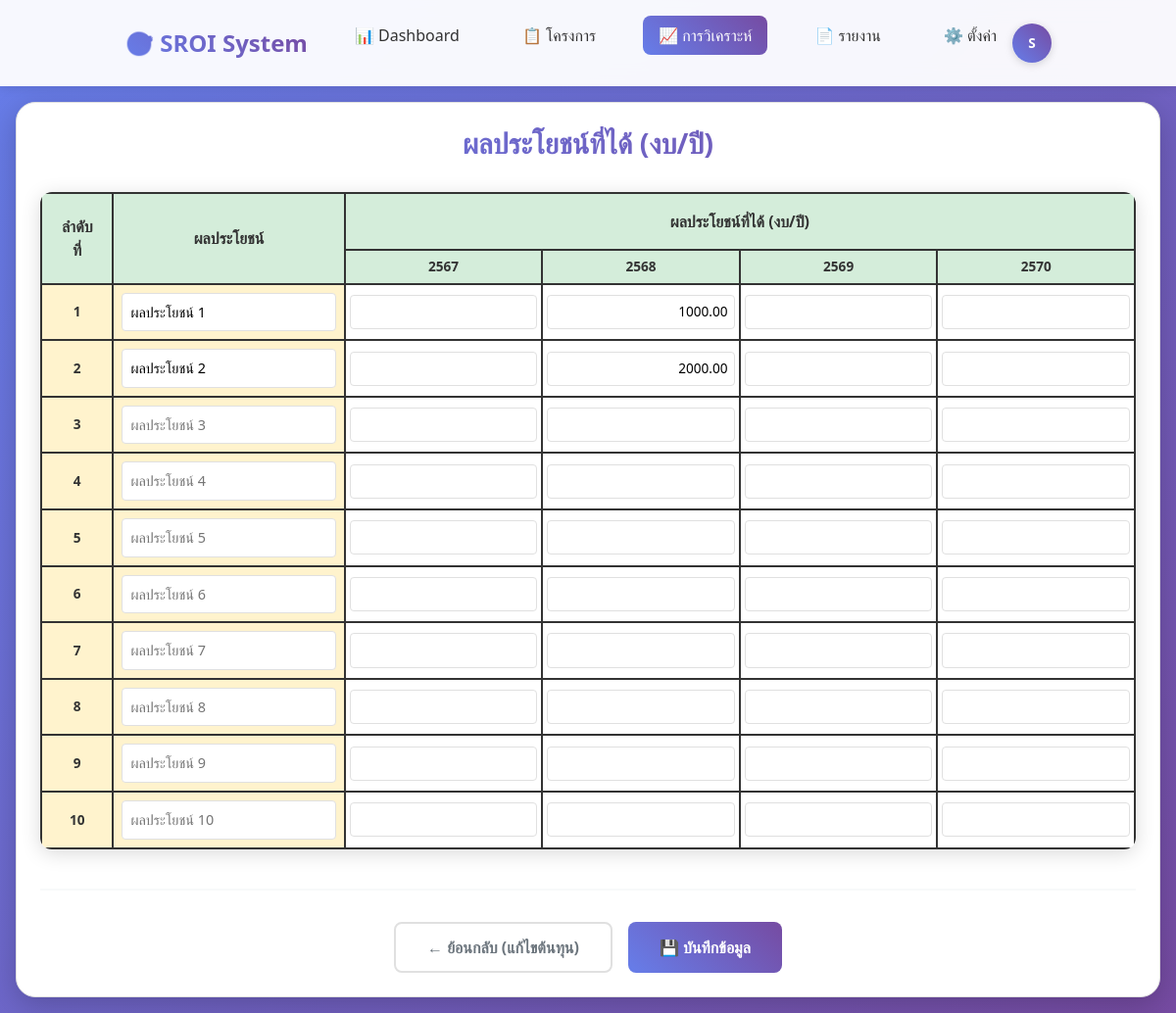
The app's page /impact_pathway/benefit.php?project_id=10 (signed in) with its own data.
### tables this page shows
CREATE TABLE `years` (
  `year_id` int(11) NOT NULL,
  `year_be` varchar(10) NOT NULL COMMENT 'ปี พ.ศ. เช่น 2567, 2568',
  `year_ad` int(11) NOT NULL COMMENT 'ปี ค.ศ. เช่น 2024, 2025',
  `year_display` varchar(50) NOT NULL COMMENT 'ชื่อปีที่แสดง เช่น 2567, 25xx',
  `year_description` varchar(200) DEFAULT NULL COMMENT 'รายละเอียดปี',
  `is_active` tinyint(1) DEFAULT 1 COMMENT 'สถานะการใช้งาน',
  `sort_order` int(11) DEFAULT 0 COMMENT 'ลำดับการแสดงผล',
  `created_at` timestamp NOT NULL DEFAULT current_timestamp(),
  `updated_at` timestamp NOT NULL DEFAULT current_timestamp() ON UPDATE current_timestamp()
);

CREATE TABLE `project_impact_ratios` (
  `id` int(11) NOT NULL,
  `project_id` int(11) NOT NULL,
  `benefit_number` int(11) NOT NULL,
  `attribution` decimal(5,2) DEFAULT 0.00,
  `deadweight` decimal(5,2) DEFAULT 0.00,
  `displacement` decimal(5,2) DEFAULT 0.00,
  `impact_ratio` decimal(5,4) DEFAULT 1.0000,
  `created_at` timestamp NOT NULL DEFAULT current_timestamp(),
  `updated_at` timestamp NOT NULL DEFAULT current_timestamp() ON UPDATE current_timestamp(),
  `benefit_detail` text DEFAULT NULL,
  `beneficiary` text DEFAULT NULL,
  `benefit_note` text DEFAULT NULL COMMENT 'จำนวนเงิน (บาท/ปี) หรือข้อความอธิบาย',
  `year` varchar(10) DEFAULT NULL COMMENT 'ปี พ.ศ. ของการประเมิน',
  `chain_sequence` int(11) DEFAULT 1
);

### impact_pathway/benefit.php (the view, shortened to what this page needs)
<?php
require_once '../config.php';
$project_id = isset($_GET['project_id']) ? intval($_GET['project_id']) : 0;
$available_years = [];
$years_query = "SELECT year_be, year_display FROM years WHERE is_active = 1 ORDER BY sort_order ASC";
$years_result = mysqli_query($conn, $years_query);
if ($years_result) {
    while ($year = mysqli_fetch_assoc($years_result)) {
        $available_years[] = $year;
    }
}
$existing_benefits = [];
$benefit_notes_by_year = [];
if ($project_id > 0) {
    $benefits_query = "SELECT benefit_number, benefit_detail, beneficiary, benefit_note, year FROM project_impact_ratios WHERE project_id = ? AND benefit_detail IS NOT NULL AND benefit_detail != '' ORDER BY benefit_number ASC";
    $benefits_stmt = mysqli_prepare($conn, $benefits_query);
    mysqli_stmt_bind_param($benefits_stmt, 'i', $project_id);
    mysqli_stmt_execute($benefits_stmt);
    $benefits_result = mysqli_stmt_get_result($benefits_stmt);
    while ($benefit_row = mysqli_fetch_assoc($benefits_result)) {
        $benefit_number = $benefit_row['benefit_number'];
        $year = $benefit_row['year'];
        if (!isset($existing_benefits[$benefit_number - 1])) {
            $existing_benefits[$benefit_number - 1] = [
                'detail' => $benefit_row['benefit_detail'],
                'beneficiary' => $benefit_row['beneficiary']
            ];
        }
        if (!isset($benefit_notes_by_year[$benefit_number])) {
            $benefit_notes_by_year[$benefit_number] = [];
        }
        $benefit_notes_by_year[$benefit_number][$year] = $benefit_row['benefit_note'];
    }
}
?>
<!DOCTYPE html>
<html lang="th">
<head>
    <link href="https://cdn.jsdelivr.net/npm/bootstrap@5.3.0/dist/css/bootstrap.min.css" rel="stylesheet">
    <link href="https://cdnjs.cloudflare.com/ajax/libs/font-awesome/6.0.0/css/all.min.css" rel="stylesheet">
</head>
<body>
    <nav class="navbar">
        <div class="nav-container">
            <a href="index.php" class="logo">
                🎯 SROI System
            </a>
            <ul class="nav-menu">
                <li><a href="dashboard.php" class="nav-link">📊 Dashboard</a></li>
                <li><a href="project-list.php" class="nav-link">📋 โครงการ</a></li>
                <li><a href="analysis.php" class="nav-link active">📈 การวิเคราะห์</a></li>
                <li><a href="reports.php" class="nav-link">📄 รายงาน</a></li>
                <li><a href="settings.php" class="nav-link">⚙️ ตั้งค่า</a></li>
            </ul>
            <?php include '../user-menu.php'; ?>
        </div>
    </nav>
    <div class="main-container">
        <div class="form-container">
            <h2 class="form-title">ผลประโยชน์ที่ได้ (งบ/ปี)</h2>
            <form method="POST" id="stakeholderForm">
                <table class="stakeholder-table">
                    <thead>
                        <tr>
                            <th rowspan="2" class="header-main">ลำดับที่</th>
                            <th rowspan="2" class="header-main">ผลประโยชน์</th>
                            <th colspan="<?php echo count($available_years); ?>" class="header-main">ผลประโยชน์ที่ได้ (งบ/ปี)</th>
                        </tr>
                        <tr>
                            <?php foreach ($available_years as $year): ?>
                                <th class="header-year"><?php echo htmlspecialchars($year['year_display']); ?></th>
                            <?php endforeach; ?>
                        </tr>
                    </thead>
                    <tbody>
                        <?php
                        $max_benefits = max(10, count($existing_benefits));
                        for ($i = 1; $i <= $max_benefits; $i++):
                        ?>
                            <?php
                            $existing_benefit = '';
                            $existing_beneficiary = '';
                            if (isset($existing_benefits[$i-1])) {
                                $existing_benefit = $existing_benefits[$i-1]['detail'];
                                $existing_beneficiary = $existing_benefits[$i-1]['beneficiary'];
                            }
                            ?>
                            <tr>
                                <td class="row-number"><?php echo $i; ?></td>
                                <td class="stakeholder-input">
                                    <input type="text" name="stakeholder[<?php echo $i; ?>]"
                                        placeholder="ผลประโยชน์ <?php echo $i; ?>"
                                        value="<?php echo htmlspecialchars($existing_benefit); ?>"
                                        title="ผู้รับผลประโยชน์: <?php echo htmlspecialchars($existing_beneficiary); ?>">
                                </td>
                                <?php foreach ($available_years as $year): ?>
                                    <?php
                                    $benefit_note_value = '';
                                    if (isset($benefit_notes_by_year[$i]) && isset($benefit_notes_by_year[$i][$year['year_be']])) {
                                        $benefit_note_value = $benefit_notes_by_year[$i][$year['year_be']];
                                        if (is_numeric($benefit_note_value) && $benefit_note_value > 0) {
                                            $benefit_note_value = number_format($benefit_note_value, 2, '.', '');
                                        }
                                    }
                                    ?>
                                    <td class="value-cell">
                                        <input type="text" name="value_<?php echo $i; ?>_<?php echo $year['year_be']; ?>"
                                               value="<?php echo htmlspecialchars($benefit_note_value); ?>">
                                    </td>
                                <?php endforeach; ?>
                            </tr>
                        <?php endfor; ?>
                    </tbody>
                </table>
                <div class="form-actions">
                    <button type="button" class="btn btn-secondary" onclick="goToCost()">
                        ← ย้อนกลับ (แก้ไขต้นทุน)
                    </button>
                    <button type="submit" class="btn btn-primary" id="submitBtn">
                        💾 บันทึกข้อมูล
                    </button>
                </div>
            </form>
        </div>
    </div>
</body>
</html>

### impact_pathway/benefit.php (style rules this page uses)
* { margin: 0; padding: 0; box-sizing: border-box; }
:root { --primary-color: #667eea; --secondary-color: #764ba2; --success-color: #56ab2f; --warning-color: #f093fb; --danger-color: #f5576c; --info-color: #4ecdc4; --light-bg: #f8f9fa; --white: #ffffff; --text-dark: #333333; --text-muted: #6c757d; --border-color: #e0e0e0; --shadow-light: 0 2px 10px rgba(0, 0, 0, 0.1); --shadow-medium: 0 4px 20px rgba(0, 0, 0, 0.15); --shadow-heavy: 0 8px 30px rgba(0, 0, 0, 0.2); }
body { font-family: 'Segoe UI', Tahoma, Geneva, Verdana, sans-serif; background: linear-gradient(135deg, var(--primary-color) 0%, var(--secondary-color) 100%); min-height: 100vh; color: var(--text-dark); }
.navbar { background: rgba(255, 255, 255, 0.95); backdrop-filter: blur(10px); padding: 1rem 0; box-shadow: var(--shadow-light); position: sticky; top: 0; z-index: 100; }
.nav-container { max-width: 1400px; margin: 0 auto; padding: 0 2rem; display: flex; justify-content: space-between; align-items: center; }
.logo { display: flex; align-items: center; gap: 0.5rem; font-size: 1.5rem; font-weight: bold; background: linear-gradient(45deg, var(--primary-color), var(--secondary-color)); -webkit-background-clip: text; -webkit-text-fill-color: transparent; background-clip: text; text-decoration: none; }
.nav-menu { display: flex; list-style: none; gap: 2rem; align-items: center; }
.nav-link { color: var(--text-dark); text-decoration: none; font-weight: 500; padding: 0.5rem 1rem; border-radius: 8px; transition: all 0.3s ease; }
.nav-link.active { background: linear-gradient(45deg, var(--primary-color), var(--secondary-color)); color: white; }
.main-container { max-width: 1400px; margin: 0 auto; padding: 2rem; }
.form-container { background: white; border-radius: 20px; padding: 2.5rem; box-shadow: var(--shadow-heavy); border: 1px solid var(--border-color); }
.form-title { font-size: 1.8rem; color: var(--text-dark); margin-bottom: 2rem; text-align: center; background: linear-gradient(45deg, var(--primary-color), var(--secondary-color)); -webkit-background-clip: text; -webkit-text-fill-color: transparent; background-clip: text; font-weight: bold; }
.stakeholder-table { width: 100%; border-collapse: collapse; margin-bottom: 2rem; box-shadow: var(--shadow-medium); border-radius: 12px; overflow: hidden; }
.stakeholder-table th, .stakeholder-table td { border: 2px solid #333; text-align: center; vertical-align: middle; }
.header-main { background-color: #d4edda; font-weight: bold; font-size: 1rem; padding: 1rem; }
.header-year { background-color: #d4edda; font-weight: bold; font-size: 0.85rem; padding: 0.5rem; writing-mode: vertical-rl; text-orientation: mixed; }
.row-number { background-color: #fff3cd; font-weight: bold; padding: 0.75rem; min-width: 60px; }
.stakeholder-input { background-color: #fff3cd; padding: 0.5rem; min-width: 200px; }
.stakeholder-input input { width: 100%; border: 1px solid var(--border-color); border-radius: 4px; padding: 0.5rem; font-size: 0.9rem; }
.value-cell { background-color: #fff; padding: 0.25rem; min-width: 80px; }
.value-cell input { width: 100%; border: 1px solid var(--border-color); border-radius: 4px; padding: 0.4rem; text-align: right; font-size: 0.85rem; }
.form-actions { display: flex; justify-content: center; gap: 1rem; margin-top: 2.5rem; padding-top: 2rem; border-top: 2px solid var(--light-bg); }
.btn { padding: 0.75rem 2rem; border: none; border-radius: 8px; font-size: 1rem; font-weight: 600; cursor: pointer; transition: all 0.3s ease; text-decoration: none; display: inline-flex; align-items: center; gap: 0.5rem; }
.btn-primary { background: linear-gradient(45deg, var(--primary-color), var(--secondary-color)); color: white; }
.btn-secondary { background: transparent; color: var(--text-muted); border: 2px solid var(--border-color); }
@media (max-width: 1200px) { .main-container { padding: 1rem; } }
@media (max-width: 1200px) { .form-container { padding: 1.5rem; } }
@media (max-width: 1200px) { .stakeholder-table { font-size: 0.85rem; } }
@media (max-width: 1200px) { .header-year { writing-mode: horizontal-tb; text-orientation: initial; padding: 0.4rem; } }

### records on screen
years: year_display "2567"
years: year_display "2568", year_be "1000.00", year_be "2000.00"
years: year_display "2569"
years: year_display "2570"
project_impact_ratios: benefit_detail "ผลประโยชน์ 1"
project_impact_ratios: benefit_detail "ผลประโยชน์ 2"

### other values on screen
$initials "S"
